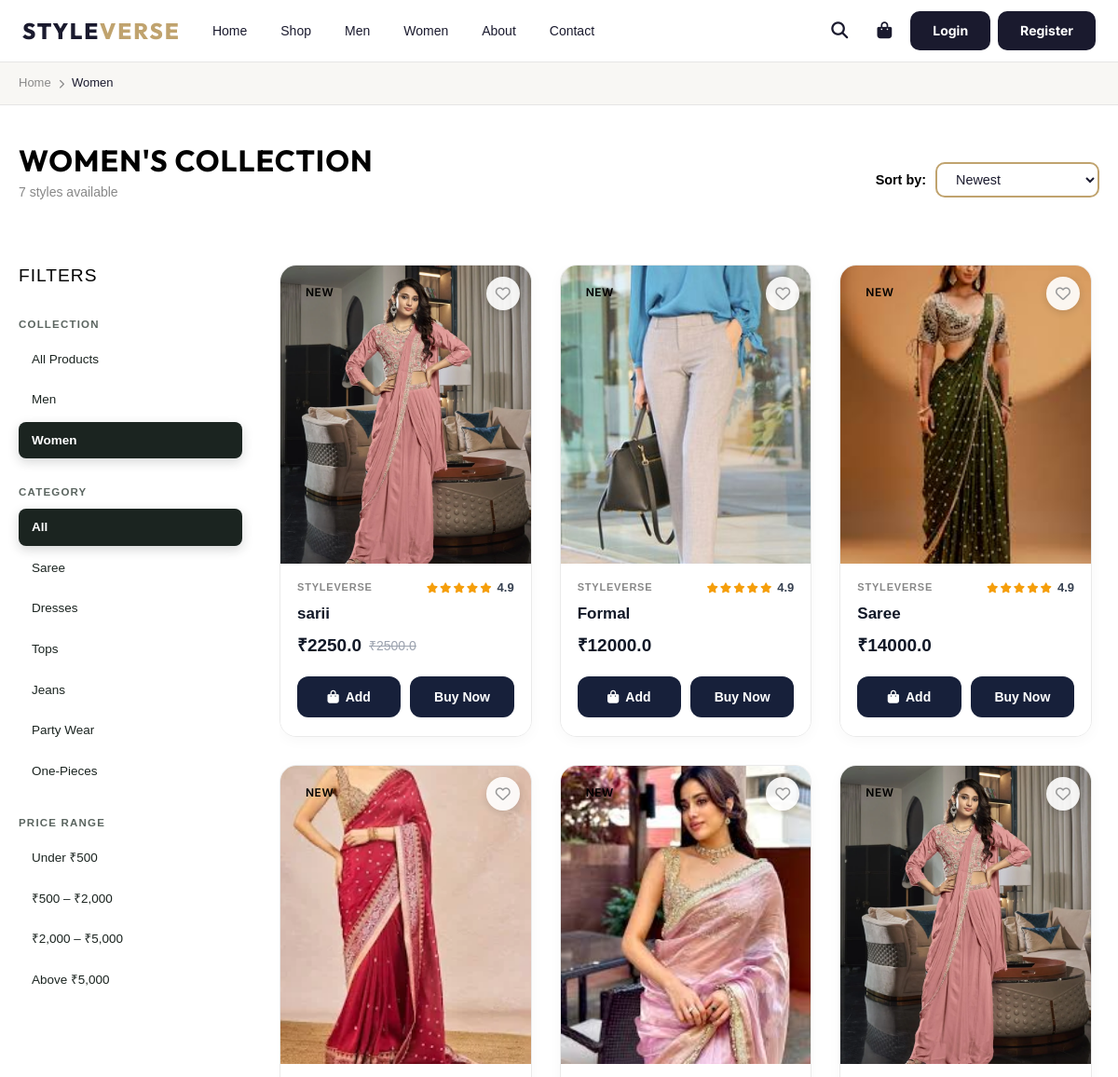
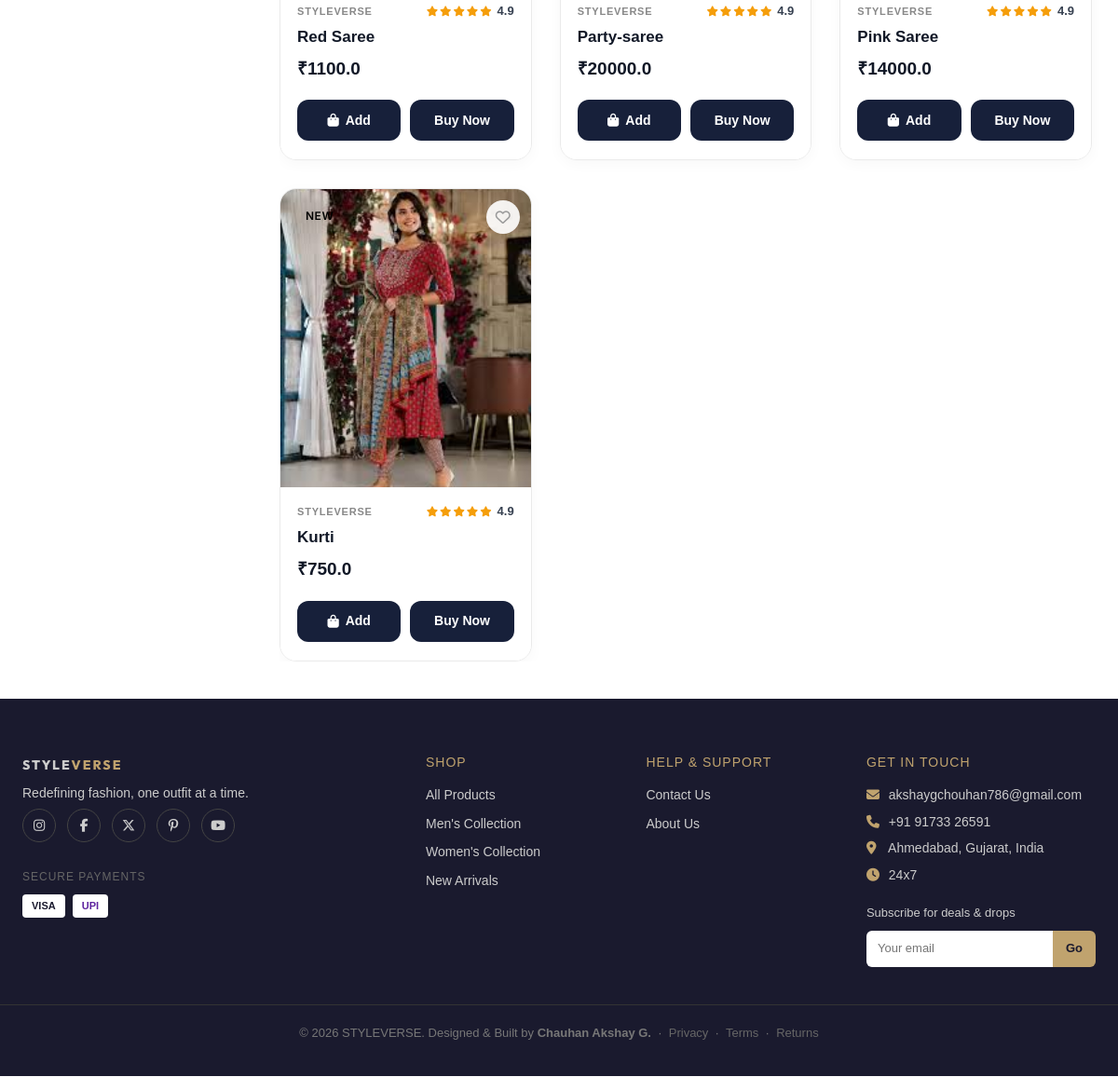
Screenshot of /women/ with the database file from the repository (2 pictures, top to bottom).
### shopapp/models.py (models this page shows, shortened)
class Women(models.Model):
    name = models.CharField(max_length=50)
    price = models.FloatField()
    discount = models.FloatField(default=0, help_text='Discount percentage (0-100)')
    stock = models.IntegerField(default=25, help_text='Stock quantity available')
    image = models.ImageField(upload_to='Product')
    created_by = models.ForeignKey(User, on_delete=models.SET_NULL, null=True, blank=True, related_name='added_women_products', help_text='Sub-Admin who added this product')
    def get_discounted_price(self):
        if self.discount > 0:
            return round(self.price * (1 - self.discount / 100), 2)
        return self.price
    @property
    def image_url(self):
        try:
            if not self.image:
                return ''
            full_path = os.path.join(settings.MEDIA_ROOT, str(self.image))
            if not os.path.exists(full_path):
                return ''
            return self.image.url
        except (ValueError, AttributeError):
            return ''
    @property
    def model_name(self):
        return 'women'

### shopapp/views.py (the view)
# urls.py: path('women/', views.women, name='women'),
def women(request):
    sort_by = request.GET.get('sort', '-pk')
    allowed = ['-pk', 'pk', 'price', '-price']
    if sort_by not in allowed:
        sort_by = '-pk'
    products = Women.objects.all().order_by(sort_by)
    wishlist_ids = set()
    if request.user.is_authenticated:
        wishlist_ids = set(
            Wishlist.objects.filter(user=request.user, model_type='women').values_list('object_id', flat=True)
        )
    return render(request, 'womens/women.html', {
        'img': products,
        'wishlist_ids': wishlist_ids,
        'sort_by': sort_by,
    })

### shopapp/context_processors.py (called while the page is built)
def cart_context(request):
    cart = request.session.get('cart', {})
    cart_count = sum(item.get('quantity', 0) for item in cart.values())
    return {'cart_count': cart_count}

def wishlist_context(request):
    wishlist_count = 0
    if request.user.is_authenticated:
        wishlist_count = Wishlist.objects.filter(user=request.user).count()
    return {'wishlist_count': wishlist_count}

def admin_approval_context(request):
    pending_approval_count = 0
    if request.user.is_authenticated and (request.user.is_staff or request.user.is_superuser):
        if request.user.is_superuser:
            pending_approval_count = ProductRequest.objects.filter(status='pending').count()
        else:
            pending_approval_count = ProductRequest.objects.filter(user=request.user, status='pending').count()
    return {'pending_approval_count': pending_approval_count}

### templates/womens/women.html (shortened to what this page needs)
{% extends 'base.html' %}
{% load static %}
{% block content %}
<div class="sv-breadcrumb">
  <div class="sv-container">
    <a href="{% url 'index' %}">Home</a>
    <i class="fa fa-chevron-right"></i>
    <span>Women</span>
  </div>
</div>
<section class="sv-section">
  <div class="sv-container">
    <div class="sv-shop-header">
      <div>
        <h1 class="sv-page-title" style="margin-bottom:4px;">Women's Collection</h1>
        <p style="color:var(--sv-muted);font-size:14px;">{{ img|length }} styles available</p>
      </div>
      <form method="GET" action="" class="sv-shop-sort">
        <label>Sort by:</label>
        <select name="sort" class="sv-input" onchange="this.form.submit()">
          <option value="-pk" {% if sort_by == "-pk" %}selected{% endif %}>Newest</option>
        </select>
      </form>
    </div>
    <div class="sv-shop-layout">
      <aside class="sv-filters">
        <h3>Filters</h3>
        <div class="sv-filter-group">
          <h4>Collection</h4>
          <a href="{% url 'product_list' %}">All Products</a>
          <a href="{% url 'men' %}">Men</a>
          <a href="{% url 'women' %}" class="active">Women</a>
        </div>
        <div class="sv-filter-group">
          <h4>Category</h4>
          <a href="#" class="active">All</a>
          <a href="#">Saree</a>
          <a href="#">Dresses</a>
          <a href="#">Tops</a>
          <a href="#">Jeans</a>
          <a href="#">Party Wear</a>
          <a href="#">One-Pieces</a>
        </div>
        <div class="sv-filter-group">
          <h4>Price Range</h4>
          <a href="#">Under ₹500</a>
          <a href="#">₹500 – ₹2,000</a>
          <a href="#">₹2,000 – ₹5,000</a>
          <a href="#">Above ₹5,000</a>
        </div>
      </aside>
      <main>
        {% if img %}
        <div class="sv-product-grid sv-product-grid--shop">
          {% include 'products/product_card.html' with products=img %}
        </div>
        {% else %}
        <div class="sv-empty-state">
          <i class="fa fa-tshirt"></i>
          <h2>No products yet</h2>
          <a href="{% url 'product_list' %}" class="sv-btn">Browse All Products</a>
        </div>
        {% endif %}
      </main>
    </div>
  </div>
</section>
{% endblock %}

### templates/products/product_card.html (shortened to what this page needs)
{% load static %}
{% for product in products %}
<div class="sv-product-card">
  <div class="sv-product-img-wrapper">
    <span class="sv-tag-badge">NEW</span>
    <form method="POST" action="{% url 'toggle_wishlist' %}" class="sv-wishlist-form">
      <button type="submit" class="sv-wishlist-btn" title="Add to Wishlist">
        {% if product.pk in wishlist_ids %}
        <i class="fa-solid fa-heart sv-heart--active"></i>
        {% else %}
        <i class="fa-regular fa-heart"></i>
        {% endif %}
      </button>
    </form>
  </div>
  <div class="sv-product-card__info">
    <div class="sv-product-card__meta">
      <span class="sv-product-card__brand">STYLEVERSE</span>
      <div class="sv-product-card__rating">
        <i class="fa-solid fa-star"></i>
        <i class="fa-solid fa-star"></i>
        <i class="fa-solid fa-star"></i>
        <i class="fa-solid fa-star"></i>
        <i class="fa-solid fa-star"></i>
        <span class="sv-rating-num">4.9</span>
      </div>
    </div>
    <a href="{% url 'product_detail' product.pk %}{% if product.model_name %}?type={{ product.model_name }}{% endif %}" class="sv-product-card__name" title="{{ product.name }}">{{ product.name }}</a>
    <div class="sv-product-card__price-row">
      {% if product.discount > 0 %}
      <span class="sv-price">₹{{ product.get_discounted_price }}</span>
      <span class="sv-price--original">₹{{ product.price }}</span>
      {% else %}
      <span class="sv-price">₹{{ product.price }}</span>
      {% endif %}
    </div>
    <div class="sv-card-actions">
      <form method="POST" action="{% url 'cart' %}" class="sv-card-action-form">
        <button type="submit" class="sv-card-btn sv-card-btn--add">
          <i class="fa-solid fa-bag-shopping"></i> Add
        </button>
      </form>
      <a href="{% url 'product_detail' product.pk %}{% if product.model_name %}?type={{ product.model_name }}{% endif %}" class="sv-card-btn sv-card-btn--buy">
        Buy Now
      </a>
    </div>
  </div>
</div>
{% empty %}
<p class="sv-empty">No products found.</p>
{% endfor %}

### static/css/list.css (style rules this page uses)
.sv-product-grid--shop { max-height: none; overflow-y: visible; padding-right: 0; grid-template-columns: repeat(auto-fill, minmax(220px, 1fr)); }
* { box-sizing: border-box; margin: 0; padding: 0; }
body { font-family: 'Montserrat', sans-serif; background-color: var(--sv-body-bg); color: var(--sv-text-dark); }
.sv-container { max-width: 1200px; margin: 0 auto; padding: 0 20px; }
.sv-section { padding: 40px 0; }
.sv-shop-header { display: flex; justify-content: space-between; align-items: center; border-bottom: 1px solid var(--sv-border-color); padding-bottom: 20px; margin-bottom: 30px; }
.sv-shop-header h1 { font-size: 2rem; text-transform: uppercase; letter-spacing: 1px; }
.sv-shop-sort { display: flex; align-items: center; gap: 10px; }
.sv-shop-sort label { font-weight: 600; font-size: 0.9rem; }
.sv-input { padding: 8px 16px; border: 1px solid var(--sv-border-color); background-color: white; font-family: inherit; font-size: 0.9rem; outline: none; }
.sv-shop-layout { display: grid; grid-template-columns: 240px 1fr; gap: 40px; }
.sv-shop-layout { align-items: start; }
.sv-filters h3 { font-size: 1.2rem; text-transform: uppercase; letter-spacing: 1px; margin-bottom: 25px; padding-bottom: 10px; border-bottom: 2px solid var(--sv-text-dark); }
.sv-filter-group { margin-bottom: 30px; }
.sv-filters { position: static; }
.sv-filter-group h4 { font-size: 11.5px; font-weight: 700; text-transform: uppercase; letter-spacing: 1.2px; color: #5B6560; margin-bottom: 10px; }
.sv-filter-group a { display: flex; align-items: center; justify-content: space-between; padding: 9px 14px; font-size: 13.5px; font-weight: 500; color: #1B2420 !important; border-radius: 8px; margin-bottom: 4px; transition: all 0.2s ease; text-decoration: none !important; }
.sv-filter-group a.active { background: #1B2420 !important; color: #FFFFFF !important; font-weight: 600; box-shadow: 0 4px 12px rgba(27, 36, 32, 0.18); }
.sv-product-grid { display: grid; grid-template-columns: repeat(auto-fill, minmax(260px, 1fr)); gap: 30px; }
.sv-product-grid--shop { max-height: calc(132vh - 220px); overflow-y: auto; padding-right: 8px; scrollbar-width: thin; }
.sv-product-card { display: flex; flex-direction: column; height: 100%; }
.sv-product-card { background: var(--sv-card-bg); transition: transform 0.3s ease; }
.sv-product-img-wrapper { position: relative; width: 100%; aspect-ratio: 3 / 4; background-color: #f5f5f5; overflow: hidden; }
.sv-tag-badge { position: absolute; top: 15px; left: 15px; background-color: var(--sv-dark-bg); color: var(--sv-text-light); padding: 4px 12px; font-size: 0.75rem; text-transform: uppercase; font-weight: 600; letter-spacing: 0.5px; }
.sv-wishlist-form { position: absolute; top: 12px; right: 12px; z-index: 10; margin: 0; padding: 0; }
.sv-wishlist-btn { background: rgba(255, 255, 255, 0.9); border: none; border-radius: 50%; width: 36px; height: 36px; display: flex; align-items: center; justify-content: center; cursor: pointer; box-shadow: 0 2px 8px rgba(0, 0, 0, 0.15); transition: transform 0.2s ease, background 0.2s ease, box-shadow 0.2s ease; font-size: 1rem; color: #999; padding: 0; line-height: 1; }
.sv-wishlist-btn .fa-regular.fa-heart { color: #999; transition: color 0.2s ease; }

### rows the page displays
Women: name "sarii", get_discounted_price "2250.0", price "2500.0"
Women: name "Formal", price "12000.0"
Women: name "Saree", price "14000.0"
Women: name "Red Saree", price "1100.0"
Women: name "Party-saree", price "20000.0"
Women: name "Pink Saree", price "14000.0"
Women: name "Kurti", price "750.0"

### other values shown
{{ img|length }} "7"
